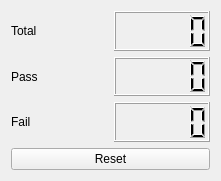
  <widget class="QWidget" name="horizontalLayoutWidget">
   <property name="geometry">
    <rect>
     <x>20</x>
     <y>40</y>
     <width>221</width>
     <height>181</height>
    </rect>
   </property>
   <layout class="QHBoxLayout" name="horizontalLayout">
    <item>
     <layout class="QVBoxLayout" name="verticalLayout_2">
      <item>
       <layout class="QHBoxLayout" name="horizontalLayout_2">
        <item>
         <widget class="QLabel" name="label_3">
          <property name="text">
           <string>Total</string>
          </property>
         </widget>
        </item>
        <item>
         <widget class="QLCDNumber" name="cam1_total"/>
        </item>
       </layout>
      </item>
      <item>
       <layout class="QHBoxLayout" name="horizontalLayout_14">
        <item>
         <widget class="QLabel" name="label_11">
          <property name="text">
           <string>Pass</string>
          </property>
         </widget>
        </item>
        <item>
         <widget class="QLCDNumber" name="cam1_ok"/>
        </item>
       </layout>
      </item>
      <item>
       <layout class="QHBoxLayout" name="horizontalLayout_13">
        <item>
         <widget class="QLabel" name="label_12">
          <property name="text">
           <string>Fail</string>
          </property>
         </widget>
        </item>
        <item>
         <widget class="QLCDNumber" name="cam1_ng"/>
        </item>
       </layout>
      </item>
      <item>
       <widget class="QPushButton" name="btn_reset_cam1">
        <property name="autoFillBackground">
         <bool>true</bool>
        </property>
        <property name="text">
         <string>Reset</string>
        </property>
       </widget>
      </item>
     </layout>
    </item>
   </layout>
  </widget>
